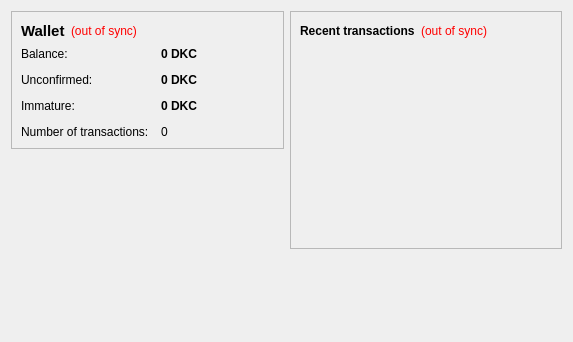
<?xml version="1.0" encoding="UTF-8"?>
<ui version="4.0">
 <class>OverviewPage</class>
 <widget class="QWidget" name="OverviewPage">
  <property name="geometry">
   <rect>
    <x>0</x>
    <y>0</y>
    <width>573</width>
    <height>342</height>
   </rect>
  </property>
  <property name="windowTitle">
   <string>Form</string>
  </property>
  <layout class="QHBoxLayout" name="horizontalLayout" stretch="1,1">
   <item>
    <layout class="QVBoxLayout" name="verticalLayout_2">
     <item>
      <widget class="QFrame" name="frame">
       <property name="frameShape">
        <enum>QFrame::StyledPanel</enum>
       </property>
       <property name="frameShadow">
        <enum>QFrame::Raised</enum>
       </property>
       <layout class="QVBoxLayout" name="verticalLayout_4">
        <item>
         <layout class="QHBoxLayout" name="horizontalLayout_4">
          <item>
           <widget class="QLabel" name="label_5">
            <property name="font">
             <font>
              <pointsize>11</pointsize>
              <weight>75</weight>
              <bold>true</bold>
             </font>
            </property>
            <property name="text">
             <string>Wallet</string>
            </property>
           </widget>
          </item>
          <item>
           <widget class="QLabel" name="labelWalletStatus">
            <property name="toolTip">
             <string>The displayed information may be out of date. Your wallet automatically synchronizes with the DirkCoin network after a connection is established, but this process has not completed yet.</string>
            </property>
            <property name="styleSheet">
             <string notr="true">QLabel { color: red; }</string>
            </property>
            <property name="text">
             <string notr="true">(out of sync)</string>
            </property>
            <property name="alignment">
             <set>Qt::AlignLeading|Qt::AlignLeft|Qt::AlignVCenter</set>
            </property>
           </widget>
          </item>
          <item>
           <spacer name="horizontalSpacer_2">
            <property name="orientation">
             <enum>Qt::Horizontal</enum>
            </property>
            <property name="sizeHint" stdset="0">
             <size>
              <width>40</width>
              <height>20</height>
             </size>
            </property>
           </spacer>
          </item>
         </layout>
        </item>
        <item>
         <layout class="QFormLayout" name="formLayout_2">
          <property name="fieldGrowthPolicy">
           <enum>QFormLayout::AllNonFixedFieldsGrow</enum>
          </property>
          <property name="horizontalSpacing">
           <number>12</number>
          </property>
          <property name="verticalSpacing">
           <number>12</number>
          </property>
          <item row="0" column="0">
           <widget class="QLabel" name="label">
            <property name="text">
             <string>Balance:</string>
            </property>
           </widget>
          </item>
          <item row="0" column="1">
           <widget class="QLabel" name="labelBalance">
            <property name="font">
             <font>
              <weight>75</weight>
              <bold>true</bold>
             </font>
            </property>
            <property name="cursor">
             <cursorShape>IBeamCursor</cursorShape>
            </property>
            <property name="toolTip">
             <string>Your current balance</string>
            </property>
            <property name="text">
             <string notr="true">0 DKC</string>
            </property>
            <property name="textInteractionFlags">
             <set>Qt::LinksAccessibleByMouse|Qt::TextSelectableByKeyboard|Qt::TextSelectableByMouse</set>
            </property>
           </widget>
          </item>
          <item row="1" column="0">
           <widget class="QLabel" name="label_3">
            <property name="text">
             <string>Unconfirmed:</string>
            </property>
           </widget>
          </item>
          <item row="1" column="1">
           <widget class="QLabel" name="labelUnconfirmed">
            <property name="font">
             <font>
              <weight>75</weight>
              <bold>true</bold>
             </font>
            </property>
            <property name="cursor">
             <cursorShape>IBeamCursor</cursorShape>
            </property>
            <property name="toolTip">
             <string>Total of transactions that have yet to be confirmed, and do not yet count toward the current balance</string>
            </property>
            <property name="text">
             <string notr="true">0 DKC</string>
            </property>
            <property name="textInteractionFlags">
             <set>Qt::LinksAccessibleByMouse|Qt::TextSelectableByKeyboard|Qt::TextSelectableByMouse</set>
            </property>
           </widget>
          </item>
          <item row="3" column="0">
           <widget class="QLabel" name="label_2">
            <property name="text">
             <string>Number of transactions:</string>
            </property>
           </widget>
          </item>
          <item row="3" column="1">
           <widget class="QLabel" name="labelNumTransactions">
            <property name="toolTip">
             <string>Total number of transactions in wallet</string>
            </property>
            <property name="text">
             <string notr="true">0</string>
            </property>
           </widget>
          </item>
          <item row="2" column="0">
           <widget class="QLabel" name="labelImmatureText">
            <property name="text">
             <string>Immature:</string>
            </property>
           </widget>
          </item>
          <item row="2" column="1">
           <widget class="QLabel" name="labelImmature">
            <property name="font">
             <font>
              <weight>75</weight>
              <bold>true</bold>
             </font>
            </property>
            <property name="toolTip">
             <string>Mined balance that has not yet matured</string>
            </property>
            <property name="text">
             <string notr="true">0 DKC</string>
            </property>
            <property name="textInteractionFlags">
             <set>Qt::LinksAccessibleByMouse|Qt::TextSelectableByKeyboard|Qt::TextSelectableByMouse</set>
            </property>
           </widget>
          </item>
         </layout>
        </item>
       </layout>
      </widget>
     </item>
     <item>
      <spacer name="verticalSpacer">
       <property name="orientation">
        <enum>Qt::Vertical</enum>
       </property>
       <property name="sizeHint" stdset="0">
        <size>
         <width>20</width>
         <height>40</height>
        </size>
       </property>
      </spacer>
     </item>
    </layout>
   </item>
   <item>
    <layout class="QVBoxLayout" name="verticalLayout_3">
     <item>
      <widget class="QFrame" name="frame_2">
       <property name="frameShape">
        <enum>QFrame::StyledPanel</enum>
       </property>
       <property name="frameShadow">
        <enum>QFrame::Raised</enum>
       </property>
       <layout class="QVBoxLayout" name="verticalLayout">
        <item>
         <layout class="QHBoxLayout" name="horizontalLayout_2">
          <item>
           <widget class="QLabel" name="label_4">
            <property name="text">
             <string>&lt;b&gt;Recent transactions&lt;/b&gt;</string>
            </property>
           </widget>
          </item>
          <item>
           <widget class="QLabel" name="labelTransactionsStatus">
            <property name="toolTip">
             <string>The displayed information may be out of date. Your wallet automatically synchronizes with the DirkCoin network after a connection is established, but this process has not completed yet.</string>
            </property>
            <property name="styleSheet">
             <string notr="true">QLabel { color: red; }</string>
            </property>
            <property name="text">
             <string notr="true">(out of sync)</string>
            </property>
            <property name="alignment">
             <set>Qt::AlignRight|Qt::AlignTrailing|Qt::AlignVCenter</set>
            </property>
           </widget>
          </item>
          <item>
           <spacer name="horizontalSpacer">
            <property name="orientation">
             <enum>Qt::Horizontal</enum>
            </property>
            <property name="sizeHint" stdset="0">
             <size>
              <width>40</width>
              <height>20</height>
             </size>
            </property>
           </spacer>
          </item>
         </layout>
        </item>
        <item>
         <widget class="QListView" name="listTransactions">
          <property name="styleSheet">
           <string notr="true">QListView { background: transparent; }</string>
          </property>
          <property name="frameShape">
           <enum>QFrame::NoFrame</enum>
          </property>
          <property name="verticalScrollBarPolicy">
           <enum>Qt::ScrollBarAlwaysOff</enum>
          </property>
          <property name="horizontalScrollBarPolicy">
           <enum>Qt::ScrollBarAlwaysOff</enum>
          </property>
          <property name="selectionMode">
           <enum>QAbstractItemView::NoSelection</enum>
          </property>
         </widget>
        </item>
       </layout>
      </widget>
     </item>
     <item>
      <spacer name="verticalSpacer_2">
       <property name="orientation">
        <enum>Qt::Vertical</enum>
       </property>
       <property name="sizeHint" stdset="0">
        <size>
         <width>20</width>
         <height>40</height>
        </size>
       </property>
      </spacer>
     </item>
    </layout>
   </item>
  </layout>
 </widget>
 <resources/>
 <connections/>
</ui>
